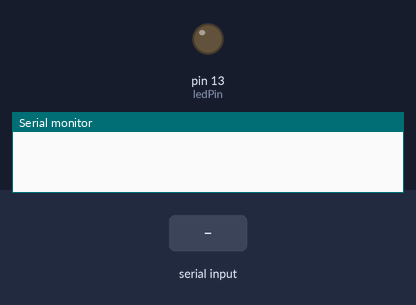
A sketch run on a simulated Arduino Uno, built with avr-gcc and run on an emulated ATmega328P. On the bench: output pins drawn as LEDs (lit = HIGH), the last lines printed to the serial monitor. Inputs (shaded band) come from the test bench.

Above: at 1.2 s.
1.3 s: "1" received over Serial
At 2.2 s:
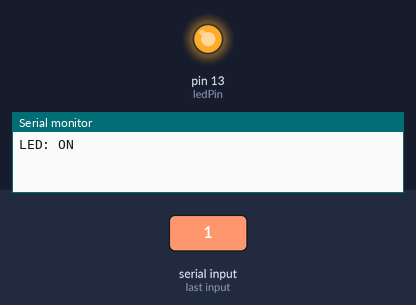
2.8 s: "0" received over Serial
At 3.3 s:
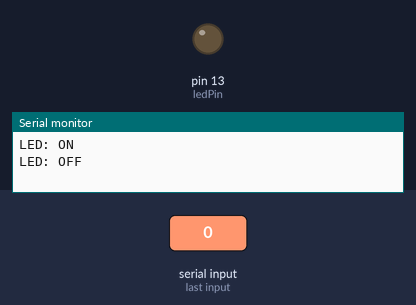
Timing chart, 0 to 5.8 s (numbered marks = the images above; inputs shaded):
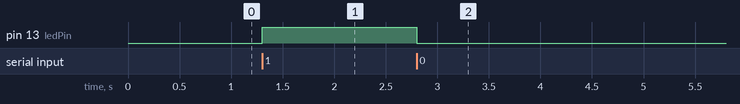

Measured:
- after the input at 1.3 s, pin 13 (ledPin): LOW → HIGH at once
- after the input at 2.8 s, pin 13 (ledPin): HIGH → LOW at once

The sketch:

initial_arduino.ino
```cpp
#define ledPin 13
int state = 0;

void setup() {
  pinMode(ledPin, OUTPUT);
  digitalWrite(ledPin, LOW);
  Serial.begin(38400); // Default communication rate of the Bluetooth module
}

void loop() {
  if(Serial.available() > 0){ // Checks whether data is comming from the serial port
    state = Serial.read(); // Reads the data from the serial port
 }

 if (state == '0') {
  digitalWrite(ledPin, LOW); // Turn LED OFF
  Serial.println("LED: OFF"); // Send back, to the phone, the String "LED: ON"
  state = 0;
 }
 else if (state == '1') {
  digitalWrite(ledPin, HIGH);
  Serial.println("LED: ON");;
  state = 0;
 }
}
```
